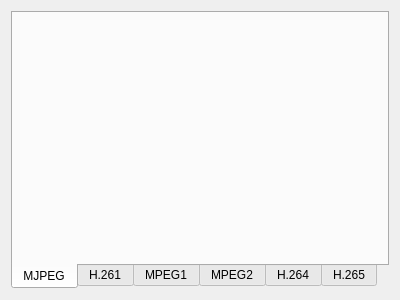
<?xml version="1.0" encoding="UTF-8"?>
<ui version="4.0">
 <class>CodecTabsWidget</class>
 <widget class="QWidget" name="CodecTabsWidget">
  <property name="geometry">
   <rect>
    <x>0</x>
    <y>0</y>
    <width>400</width>
    <height>300</height>
   </rect>
  </property>
  <property name="windowTitle">
   <string>Form</string>
  </property>
  <layout class="QHBoxLayout" name="horizontalLayout">
   <item>
    <widget class="QTabWidget" name="tabWidget">
     <property name="sizePolicy">
      <sizepolicy hsizetype="Minimum" vsizetype="Minimum">
       <horstretch>0</horstretch>
       <verstretch>0</verstretch>
      </sizepolicy>
     </property>
     <property name="tabPosition">
      <enum>QTabWidget::South</enum>
     </property>
     <property name="currentIndex">
      <number>0</number>
     </property>
     <widget class="MJPEGManager" name="mjpegtab">
      <attribute name="title">
       <string>MJPEG</string>
      </attribute>
     </widget>
     <widget class="H261Manager" name="h261tab">
      <attribute name="title">
       <string>H.261</string>
      </attribute>
     </widget>
     <widget class="MPEG1Manager" name="mpeg1tab">
      <attribute name="title">
       <string>MPEG1</string>
      </attribute>
     </widget>
     <widget class="MPEG2Manager" name="mpeg2tab">
      <attribute name="title">
       <string>MPEG2</string>
      </attribute>
     </widget>
     <widget class="H264Manager" name="h264tab">
      <attribute name="title">
       <string>H.264</string>
      </attribute>
     </widget>
     <widget class="H265Manager" name="h265tab">
      <attribute name="title">
       <string>H.265</string>
      </attribute>
     </widget>
    </widget>
   </item>
  </layout>
 </widget>
 <customwidgets>
  <customwidget>
   <class>MJPEGManager</class>
   <extends>QWidget</extends>
   <header>codectabs/mjpegmanager.h</header>
   <container>1</container>
  </customwidget>
  <customwidget>
   <class>H261Manager</class>
   <extends>QWidget</extends>
   <header>codectabs/h261manager.h</header>
   <container>1</container>
  </customwidget>
  <customwidget>
   <class>MPEG1Manager</class>
   <extends>QWidget</extends>
   <header>codectabs/mpeg1manager.h</header>
   <container>1</container>
  </customwidget>
  <customwidget>
   <class>MPEG2Manager</class>
   <extends>QWidget</extends>
   <header>codectabs/mpeg2manager.h</header>
   <container>1</container>
  </customwidget>
  <customwidget>
   <class>H264Manager</class>
   <extends>QWidget</extends>
   <header>codectabs/h264manager.h</header>
   <container>1</container>
  </customwidget>
  <customwidget>
   <class>H265Manager</class>
   <extends>QWidget</extends>
   <header>codectabs/h265manager.h</header>
   <container>1</container>
  </customwidget>
 </customwidgets>
 <resources/>
 <connections/>
</ui>
